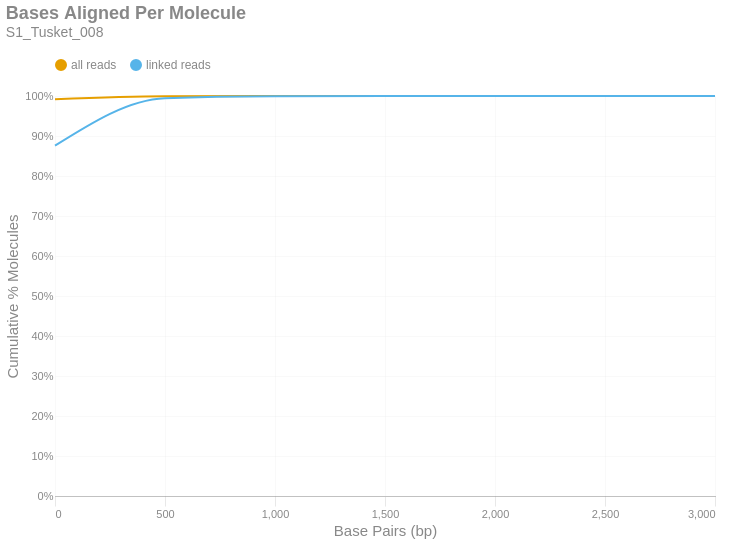

Notebook code cell kept with this figure:
### Markdown cell above
### Bases Aligned Per Molecule
This is a cumulative frequency distribution showing the number of base pairs aligned per unique molecule. These data are shown in 500 bp bins. There are two distributions: one with `all reads` (yellow) and another with only `linked reads` (blue). The percent of molecules in the `linked reads` distribution is relative to the total number of linked molecules.

### Code cell
if SKIPLR:
    print_html(f"Skipped")
else:
    binned_df = consolidated_hist(valids['aligned_bp'], mask, 500, True)
    with SafeRender(binned_df):
        (
            density_plot(binned_df, 'Bases Aligned Per Molecule', samplename, 'basesper')
            .encode(
                x=alt.X('bin:Q', title="Base Pairs (bp)").axis(tickMinStep=500).scale(padding=0),
                y=alt.Y('value:Q', title='Cumulative % Molecules')
                    .axis(format='%')
                    .scale(domain = [0,1])
                    .stack(False),
                color=alt.Color("key:N").scale(domain = ["all reads", "linked reads"]),
                tooltip = [
                    alt.Tooltip("key:N", title = "Data Type"),
                    alt.Tooltip("range_label:N", title="Bases Aligned Per Molecule"),
                    alt.Tooltip("value:Q", format = ".2%", title="% Molecules (Cum.)")
                ]
            )
        ).display()

### Figure 1 — Vega-Lite specification as saved in the notebook (floating-point values rounded to 4 significant figures)
{"width": "container", "height": 400, "config": {"title": {"anchor": "start", "dy": -15, "fontSize": 18, "color": "#888888", "subtitleColor": "#888888", "subtitleFontSize": 14}, "arc": {"fill": "#0072B2"}, "axis": {"domainColor": "#888888", "domainWidth": 0.5, "gridWidth": 0.2, "grid": false, "titleFontWeight": 400, "titleFontSize": 15, "labelFontSize": 11, "labelColor": "#888888", "tickColor": "#888888", "tickWidth": 0.2, "titleColor": "#888888"}, "axisBand": {"grid": false}, "axisX": {"grid": true, "tickSize": 10, "domainCap": "round"}, "axisY": {"domain": false, "grid": true, "tickSize": 0, "domainCap": "round"}, "background": "transparent", "header": {"labelFontSize": 15, "labelColor": "#888888", "titleFontSize": 15, "titleFontWeight": 600, "titleColor": "#888888"}, "legend": {"labelFont": "sans-serif", "labelFontSize": 12, "labelColor": "#888888", "symbolSize": 100, "symbolType": "circle", "titleFontSize": 12, "titlePadding": 10, "titleColor": "#888888", "title": null, "orient": "top"}, "range": {"category": ["#E69F00", "#56B4E9", "#009E73", "#F0E442", "#0072B2", "#D55E00", "#CC79A7", "#000000"], "diverging": ["#cfe8f3", "#a2d4ec", "#73bfe2", "#46abdb", "#1696d2", "#12719e"]}, "area": {"fill": "#0072B2", "fillOpacity": 0.7, "line": true, "strokeOpacity": 0.7}, "line": {"color": "#0072B2", "stroke": "#0072B2", "strokeWidth": 2}, "trail": {"color": "#0072B2", "stroke": "#0072B2", "strokeWidth": 0, "size": 1}, "point": {"filled": true, "fillOpacity": 1.0, "size": 95}, "text": {"color": "#888888", "fontSize": 11, "align": "right", "fontWeight": 400, "size": 11}, "bar": {"fill": "#0072B2", "stroke": null}, "view": {"stroke": null, "continuousWidth": 660, "continuousHeight": 400}}, "data": {"name": "data-133e2009e078e80010fa1ada9ee55249"}, "mark": {"type": "line", "interpolate": "monotone", "point": {"opacity": 0, "size": 275}}, "encoding": {"color": {"field": "key", "scale": {"domain": ["all reads", "linked reads"]}, "type": "nominal"}, "tooltip": [{"field": "key", "title": "Data Type", "type": "nominal"}, {"field": "range_label", "title": "Bases Aligned Per Molecule", "type": "nominal"}, {"field": "value", "format": ".2%", "title": "% Molecules (Cum.)", "type": "quantitative"}], "x": {"axis": {"tickMinStep": 500}, "field": "bin", "scale": {"padding": 0}, "title": "Base Pairs (bp)", "type": "quantitative"}, "y": {"axis": {"format": "%"}, "field": "value", "scale": {"domain": [0, 1]}, "stack": false, "title": "Cumulative % Molecules", "type": "quantitative"}}, "params": [{"name": "param_c36ac31b6afebe62", "select": {"type": "point", "fields": ["key"]}, "bind": "legend"}], "title": {"text": "Bases Aligned Per Molecule", "subtitle": "S1_Tusket_008"}, "transform": [{"fold": ["all reads (cumsum)", "linked reads (cumsum)"]}, {"calculate": "replace(datum.key, ' (cumsum)', '')", "as": "key"}, {"filter": {"param": "param_c36ac31b6afebe62"}}], "usermeta": {"embedOptions": {"downloadFileName": "S1_Tusket_008.basesper"}}, "$schema": "https://vega.github.io/schema/vega-lite/v6.1.0.json", "datasets": {"data-133e2009e078e80010fa1ada9ee55249": [{"bin": "0.0", "interval": "0.0-500.0", "all reads": 0.992, "linked reads": 0.8758, "all reads (cumsum)": 0.992, "linked reads (cumsum)": 0.8758, "range_label": "0-499"}, {"bin": "500.0", "interval": "500.0-1000.0", "all reads": 0.007649, "linked reads": 0.1186, "all reads (cumsum)": 0.9996, "linked reads (cumsum)": 0.9944, "range_label": "500-999"}, {"bin": "1000.0", "interval": "1000.0-1500.0", "all reads": 0.0003228, "linked reads": 0.00511, "all reads (cumsum)": 1.0, "linked reads (cumsum)": 0.9995, "range_label": "1000-1499"}, {"bin": "1500.0", "interval": "1500.0-2000.0", "all reads": 3.147e-05, "linked reads": 0.000508, "all reads (cumsum)": 1.0, "linked reads (cumsum)": 1.0, "range_label": "1500-1999"}, {"bin": "2000.0", "interval": "2000.0-2500.0", "all reads": 1.586e-06, "linked reads": 2.561e-05, "all reads (cumsum)": 1.0, "linked reads (cumsum)": 1.0, "range_label": "2000-2499"}, {"bin": "2500.0", "interval": "2500.0-3000.0", "all reads": 0.0, "linked reads": 0.0, "all reads (cumsum)": 1.0, "linked reads (cumsum)": 1.0, "range_label": "2500-2999"}, {"bin": "3000.0", "interval": "3000.0-3500.0", "all reads": 2.644e-07, "linked reads": 4.269e-06, "all reads (cumsum)": 1.0, "linked reads (cumsum)": 1.0, "range_label": "3000-3499"}]}}
